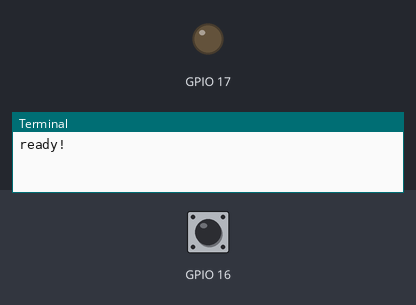
This program was run on a simulated Raspberry Pi (BCM pin numbers). Shown: output pins drawn as LEDs (lit = HIGH), the last lines printed to the terminal. The test bench sets the inputs (shaded band); at power-on: GPIO 16 HIGH. The clock reads 2024-03-15 10:24:30 at power-on unless the program sets it.

Above: at 1.2 s.
1.3 s: GPIO 16 pulled LOW for 0.15 s
At 2.1 s:
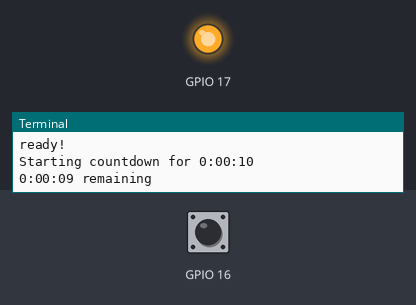
Timing chart, 0 to 12.8 s (numbered marks = the images above; inputs shaded):
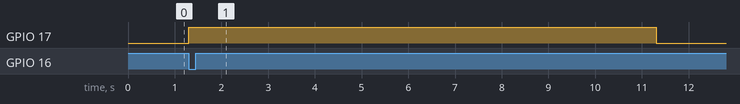

Measured:
- after the input at 1.3 s, GPIO 17: LOW → HIGH at once, → LOW 10.0 s later

The program:

button_timer_led.py
```python
#!/usr/bin/env python3

'''
button triggers countdown timer, which controls how long an led can be on


TO RUN: python3 button_timer_led.py --btn 16 --led 17 --dur 30
'''
from gpiozero import Button
from gpiozero import LED
import datetime
import time
import argparse


def countdown_timer(x, now=datetime.datetime.now):
    target = now()
    one_second_later = datetime.timedelta(seconds=1)
    for remaining in range(x, 0, -1):
        target += one_second_later
        print(datetime.timedelta(seconds=remaining-1), 'remaining', end='\r')
        time.sleep((target - now()).total_seconds())
    print('\nTIMER ended')


if __name__ == '__main__':
    try:
        parser = argparse.ArgumentParser()
        parser.add_argument("--btn", type=int, default=16,
            help="The button pin")
        parser.add_argument("--led", type=int, default=17,
            help="The LED pin")
        parser.add_argument("--dur", type=int, default=10,
            help="The timer duration (in seconds)")
        args = parser.parse_args()

        BUTTON_PIN = int(args.btn)
        LED_PIN =  int(args.led)
        DUR = int(args.dur)

        button = Button(BUTTON_PIN)
        led = LED(LED_PIN)

        prev_val = button.value

        print("ready!")

        while True:
            if button.value == True and button.value != prev_val:
                led.on()
                delay = datetime.timedelta(seconds=DUR)
                print('Starting countdown for', delay)
                countdown_timer(int(delay.total_seconds()))
                led.off()
            prev_val = button.value
            time.sleep(0.05)
    except KeyboardInterrupt:
        print("interrupted!")
        button.close()
        led.close()
```
